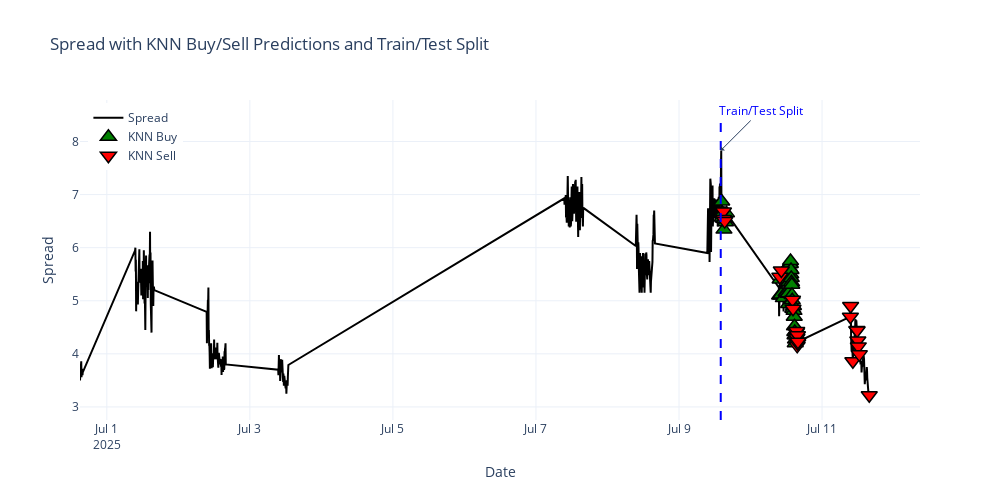

This figure's notebook cell:
### Code cell
import plotly.graph_objects as go

# --- Identify train/test split index ---
train_size = int(len(datafix) * 0.7)
split_date = datafix.index[train_size]

fig = go.Figure()

# Plot the spread as a line
fig.add_trace(go.Scatter(
    x=datafix.index, y=datafix['spread'],
    mode='lines', name='Spread', line=dict(color='black', width=2)
))

# KNN buy predictions (green upward triangles)
buy_preds = datafix[datafix['KNN_Pred_Next5'] == 1]
fig.add_trace(go.Scatter(
    x=buy_preds.index, y=buy_preds['spread'],
    mode='markers', name='KNN Buy',
    marker=dict(symbol='triangle-up', color='green', size=14, line=dict(color='black', width=1.5))
))

# KNN sell predictions (red downward triangles)
sell_preds = datafix[datafix['KNN_Pred_Next5'] == -1]
fig.add_trace(go.Scatter(
    x=sell_preds.index, y=sell_preds['spread'],
    mode='markers', name='KNN Sell',
    marker=dict(symbol='triangle-down', color='red', size=14, line=dict(color='black', width=1.5))
))

# Add vertical line at train/test split (no annotation to avoid TypeError)
fig.add_vline(
    x=split_date,
    line=dict(color='blue', dash='dash', width=2)
)

# Add annotation separately (works with datetime)
fig.add_annotation(
    x=split_date,
    y=max(datafix['spread']),
    text="Train/Test Split",
    showarrow=True,
    arrowhead=1,
    ax=40,
    ay=-40,
    font=dict(color="blue"),
    bgcolor="white"
)

# Layout settings
fig.update_layout(
    title="Spread with KNN Buy/Sell Predictions and Train/Test Split",
    xaxis_title="Date",
    yaxis_title="Spread",
    legend=dict(x=0.01, y=0.99),
    hovermode='x unified',
    template='plotly_white',
    width=1000,
    height=500
)

fig.show()

### Figure 1 — Plotly figure (JSON) as saved in the notebook; plotly's stock layout.template omitted (floating-point values rounded to 4 significant figures; data arrays with more than 128 entries replaced by an {"elided": "..."} marker saying what was removed)
{"data": [{"line": {"color": "black", "width": 2}, "mode": "lines", "name": "Spread", "type": "scatter", "x": {"elided": "600 str values"}, "y": {"elided": "600 float values"}}, {"marker": {"color": "green", "line": {"color": "black", "width": 1.5}, "size": 14, "symbol": "triangle-up"}, "mode": "markers", "name": "KNN Buy", "type": "scatter", "x": ["2025-07-09T14:15:00", "2025-07-09T14:20:00", "2025-07-09T14:30:00", "2025-07-09T14:40:00", "2025-07-09T15:05:00", "2025-07-09T15:15:00", "2025-07-09T15:35:00", "2025-07-09T15:55:00", "2025-07-10T09:45:00", "2025-07-10T09:55:00", "2025-07-10T10:10:00", "2025-07-10T10:15:00", "2025-07-10T11:00:00", "2025-07-10T11:55:00", "2025-07-10T12:05:00", "2025-07-10T12:15:00", "2025-07-10T12:30:00", "2025-07-10T12:35:00", "2025-07-10T12:40:00", "2025-07-10T12:45:00", "2025-07-10T12:50:00", "2025-07-10T12:55:00", "2025-07-10T13:00:00", "2025-07-10T13:05:00", "2025-07-10T13:10:00", "2025-07-10T13:15:00", "2025-07-10T13:20:00", "2025-07-10T13:25:00", "2025-07-10T13:30:00", "2025-07-10T13:35:00", "2025-07-10T13:40:00", "2025-07-10T13:45:00", "2025-07-10T13:50:00", "2025-07-10T13:55:00", "2025-07-10T14:00:00", "2025-07-10T14:10:00", "2025-07-10T14:25:00", "2025-07-10T14:35:00", "2025-07-10T14:40:00", "2025-07-10T14:45:00", "2025-07-10T14:50:00", "2025-07-10T14:55:00", "2025-07-10T15:00:00", "2025-07-10T15:05:00", "2025-07-10T15:10:00", "2025-07-10T15:15:00"], "y": [6.65, 6.87, 6.57, 6.65, 6.34, 6.54, 6.48, 6.65, 5.1, 5.4, 5.1, 5.12, 5.05, 5.16, 5.15, 5.35, 5.13, 5.4, 5.14, 4.94, 5.35, 5.63, 5.5, 5.69, 5.61, 5.7, 5.69, 5.75, 5.5, 5.58, 5.43, 5.35, 5.3, 5.11, 5.01, 4.85, 4.9, 4.81, 4.7, 4.52, 4.41, 4.35, 4.2, 4.27, 4.35, 4.36]}, {"marker": {"color": "red", "line": {"color": "black", "width": 1.5}, "size": 14, "symbol": "triangle-down"}, "mode": "markers", "name": "KNN Sell", "type": "scatter", "x": ["2025-07-09T14:55:00", "2025-07-09T15:00:00", "2025-07-09T15:20:00", "2025-07-10T09:50:00", "2025-07-10T10:20:00", "2025-07-10T14:05:00", "2025-07-10T14:15:00", "2025-07-10T15:20:00", "2025-07-10T15:25:00", "2025-07-10T15:30:00", "2025-07-10T15:35:00", "2025-07-10T15:40:00", "2025-07-10T15:45:00", "2025-07-10T15:50:00", "2025-07-10T15:55:00", "2025-07-11T09:30:00", "2025-07-11T09:35:00", "2025-07-11T10:20:00", "2025-07-11T11:40:00", "2025-07-11T11:45:00", "2025-07-11T12:00:00", "2025-07-11T12:10:00", "2025-07-11T12:30:00", "2025-07-11T15:50:00"], "y": [6.68, 6.54, 6.5, 5.45, 5.57, 5.02, 4.85, 4.4, 4.33, 4.43, 4.3, 4.15, 4.35, 4.2, 4.23, 4.7, 4.9, 3.86, 4.45, 4.44, 4.25, 4.14, 3.99, 3.22]}], "layout": {"annotations": [{"arrowhead": 1, "ax": 40, "ay": -40, "bgcolor": "white", "font": {"color": "blue"}, "showarrow": true, "text": "Train/Test Split", "x": "2025-07-09T14:00:00", "y": 7.83}], "height": 500, "hovermode": "x unified", "legend": {"x": 0.01, "y": 0.99}, "shapes": [{"line": {"color": "blue", "dash": "dash", "width": 2}, "type": "line", "x0": "2025-07-09T14:00:00", "x1": "2025-07-09T14:00:00", "xref": "x", "y0": 0, "y1": 1, "yref": "y domain"}], "title": {"text": "Spread with KNN Buy/Sell Predictions and Train/Test Split"}, "width": 1000, "xaxis": {"title": {"text": "Date"}}, "yaxis": {"title": {"text": "Spread"}}}}
